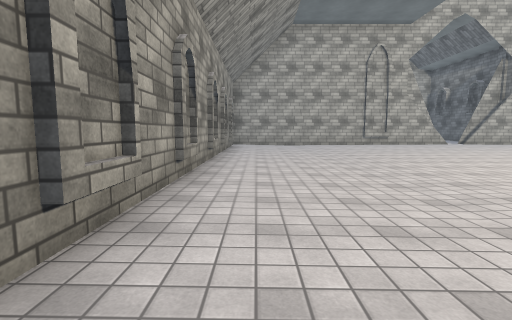
view 1 (above)

16 first-person views from a walk through a 3-D level made in the Unity game engine. The camera is 1.3 m above the floor, tilts 6° down and sees 85° across. The floor is counted in squares, 2 m on a side. Each view is taken from the middle of a square. On the plan, view 1 faces up. The plan holds only what a view shows up to about 9 squares ahead; the rest is blank. The place goes on beyond the plan. The player is left out. Some surface patterns are stand-ins.

view 2
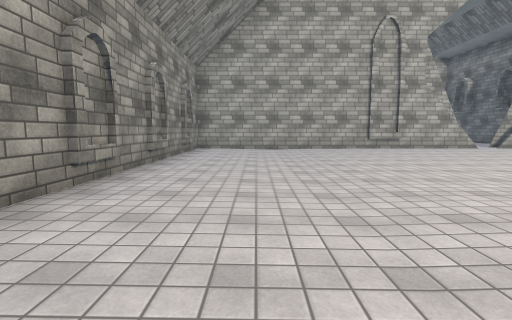

view 3
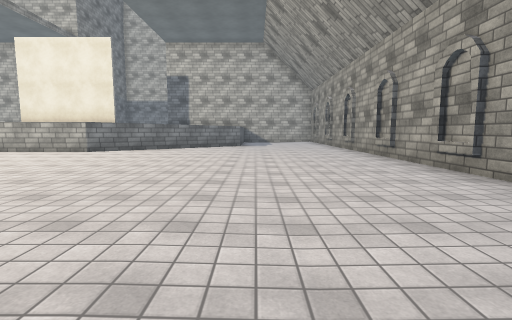

view 4
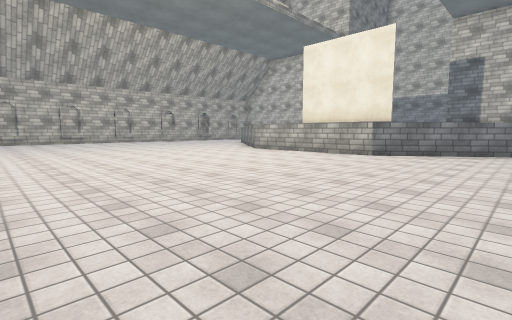

view 5
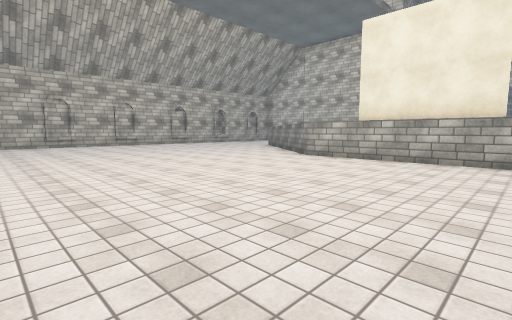

view 6
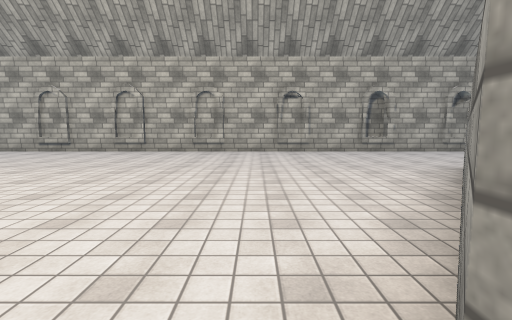

view 7
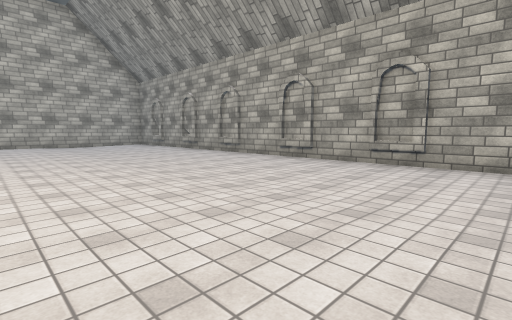

view 8
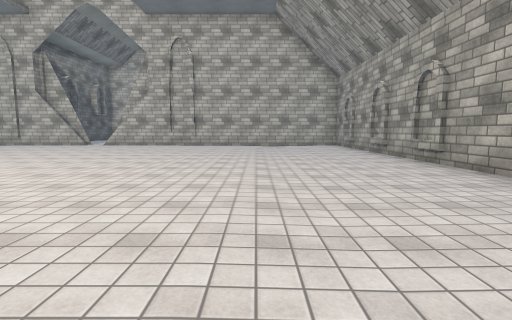

view 9
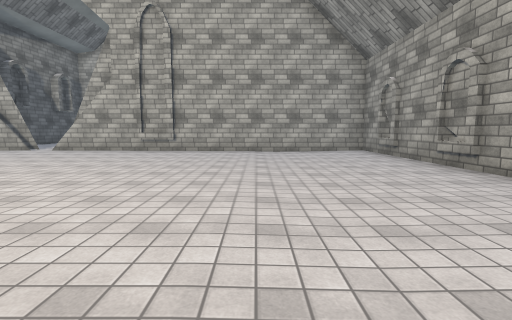

view 10
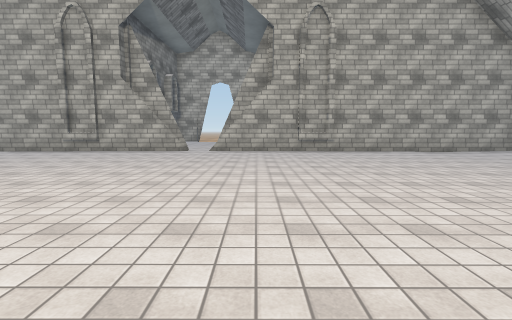

view 11
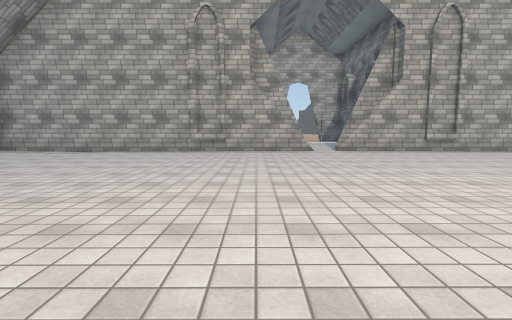

view 12
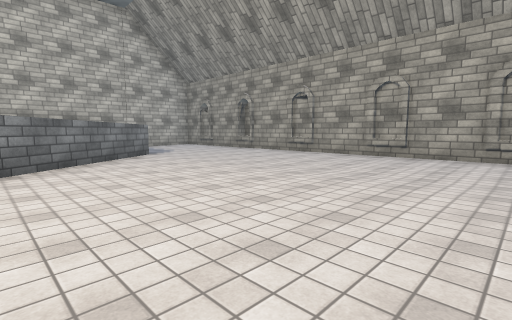

view 13
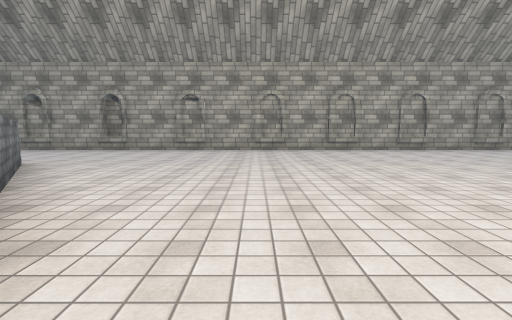

view 14
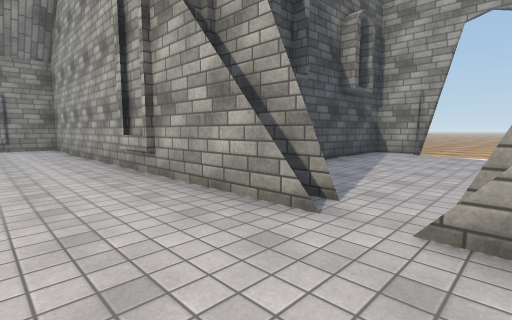

view 15
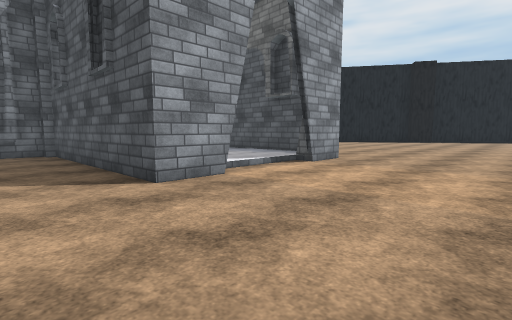

view 16
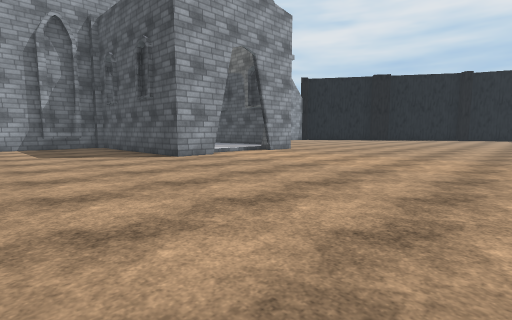

### Floor plan
Points are (right, up) in squares from view 1. A wall is a line through its corners. A room is listed if a view was taken in it or the views show most of it. See-through windows are left out.
Room 1 (views 1, 2, 3, 4, 5, 6, 7, 8, 9, 10, 11, 12, 13, 14)
walls: (8.6, 12.9) (-1, 12.9) (-1, -6.5); (8.8, 13.3) (7.6, 13.3); (2.6, -5.6) (7, -2.3) (11.3, -2.3) (14.9, -4.9); (19.7, -6) (19.7, -5.4); (19.4, -6.5) (19.4, 12.9) (9.5, 12.9)
ways out: opening at (9, 13) to room 3
Room 2 (views 15, 16)
walls: (6.9, 18.7) (8.2, 18.7); (10.1, 18.7) (11.5, 18.7) (11.6, 13.6); (11.8, 13.3) (12.8, 13.3); (13.9, 13.3) (14.5, 13.3)
ways out: opening at (9.5, 18.5) to room 3
Room 3 (no view inside)
walls: (8.2, 18.6) (7, 18.6) (6.9, 15.3); (8, 18.8) (8, 18.2)
ways out: opening at (9, 13) to room 1; opening at (9.5, 18.5) to room 2

Positions as (right, up) in squares from view 1, and headings:
1: (0, 0), facing up
2: (1, 3), facing up
3: (2, 6), facing down
4: (4, 5), facing down-right
5: (7, 4), facing down-right
6: (11, -2), facing right
7: (14, 0), facing up-right
8: (16, 1), facing up
9: (16, 4), facing up
10: (11, 4), facing up
11: (7, 4), facing up
12: (6, 2), facing down-left
13: (8, -1), facing left
14: (10, 11), facing up-left
15: (13, 22), facing down-left
16: (15, 25), facing down-left
